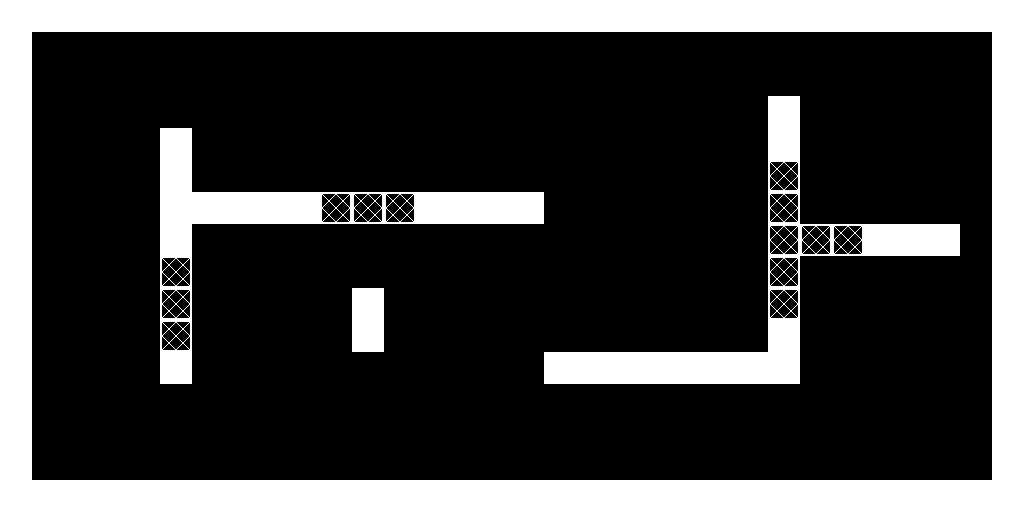

Rendered tile map (Tiled .tmx) drawn with the repository's tilesets; below, a short description and the full map source, tile grids included:
An orthogonal 32x16 tile map with 32x32 px tiles, 1 tile layer (Tile Layer 1).

<map version="1.2" tiledversion="1.3.1" orientation="orthogonal" renderorder="right-down" compressionlevel="-1" width="32" height="16" tilewidth="32" tileheight="32" infinite="0" nextlayerid="2" nextobjectid="1">
 <tileset firstgid="1" source="tankTiles.tsx" />
 <layer id="1" name="Tile Layer 1" width="32" height="16">
  <data encoding="csv">
1,1,1,1,1,1,1,1,1,1,1,1,1,1,1,1,1,1,1,1,1,1,1,1,1,1,1,1,1,1,1,1,
1,0,0,0,0,0,0,0,0,0,0,0,0,0,0,0,0,0,0,0,0,0,0,0,0,0,0,0,0,0,0,1,
1,0,0,0,0,0,0,0,0,0,0,0,0,0,0,0,0,0,0,0,0,0,0,0,0,0,0,0,0,0,0,1,
1,0,0,0,0,0,0,0,0,0,0,0,0,0,0,0,0,0,0,0,0,0,0,0,1,0,0,0,0,0,0,1,
1,0,0,0,0,1,0,0,0,0,0,0,0,0,0,0,0,0,0,0,0,0,0,0,1,0,0,0,0,0,0,1,
1,0,0,0,0,1,0,0,0,0,0,0,0,0,0,0,0,0,0,0,0,0,0,0,2,0,0,0,0,0,0,1,
1,0,0,0,0,1,1,1,1,1,2,2,2,1,1,1,1,0,0,0,0,0,0,0,2,0,0,0,0,0,0,1,
1,0,0,0,0,1,0,0,0,0,0,0,0,0,0,0,0,0,0,0,0,0,0,0,2,2,2,1,1,1,0,1,
1,0,0,0,0,2,0,0,0,0,0,0,0,0,0,0,0,0,0,0,0,0,0,0,2,0,0,0,0,0,0,1,
1,0,0,0,0,2,0,0,0,0,0,1,0,0,0,0,0,0,0,0,0,0,0,0,2,0,0,0,0,0,0,1,
1,0,0,0,0,2,0,0,0,0,0,1,0,0,0,0,0,0,0,0,0,0,0,0,1,0,0,0,0,0,0,1,
1,0,0,0,0,1,0,0,0,0,0,0,0,0,0,0,0,1,1,1,1,1,1,1,1,0,0,0,0,0,0,1,
1,0,0,0,0,0,0,0,0,0,0,0,0,0,0,0,0,0,0,0,0,0,0,0,0,0,0,0,0,0,0,1,
1,0,0,0,0,0,0,0,0,0,0,0,0,0,0,0,0,0,0,0,0,0,0,0,0,0,0,0,0,0,0,1,
1,0,0,0,0,0,0,0,0,0,0,0,0,0,0,0,0,0,0,0,0,0,0,0,0,0,0,0,0,0,0,1,
1,1,1,1,1,1,1,1,1,1,1,1,1,1,1,1,1,1,1,1,1,1,1,1,1,1,1,1,1,1,1,1
</data>
 </layer>
</map>